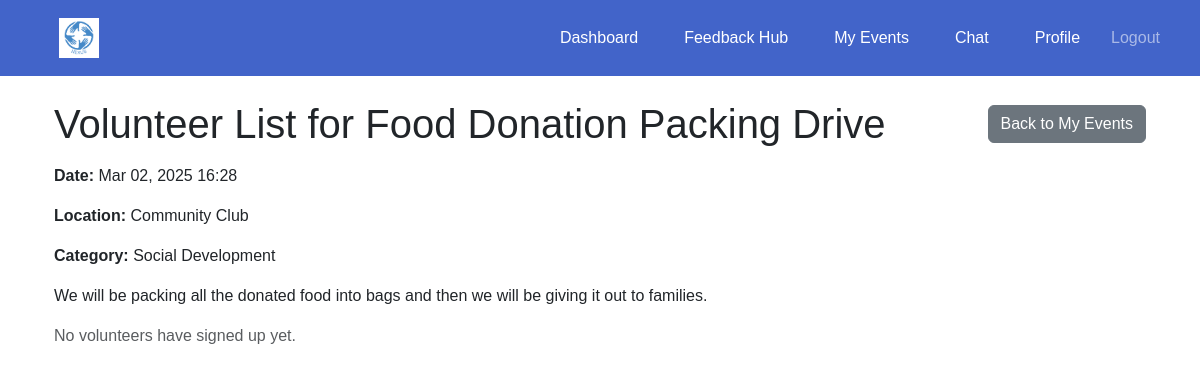
Before: /events/volunteer-list/3/ (signed in) with the older database file.
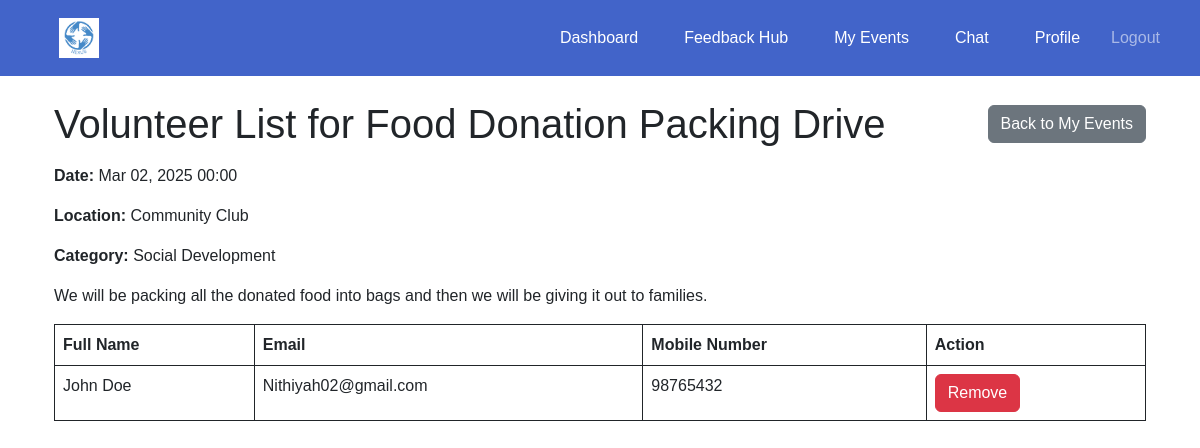
After: the same page with the newer database file.
### events/models.py (models this page shows, shortened)
class Event(models.Model):
    CATEGORY_CHOICES = [
        ('education', 'Education'),
        ('social development', 'Social Development'),
        ('senior citizen', 'Senior Citizen'),
    ]
    organisation = models.ForeignKey(settings.AUTH_USER_MODEL, on_delete=models.CASCADE)
    name = models.CharField(max_length=255)
    description = models.TextField()
    date = models.DateTimeField()
    start_time = models.TimeField(default=time(9, 0))  # Default: 09:00 AM
    end_time = models.TimeField(default=time(17, 0))  # Default: 05:00 PM
    location = models.CharField(max_length=255)
    volunteers_needed = models.PositiveIntegerField()
    roles_responsibilities = models.TextField()
    category = models.CharField(max_length=50, choices=CATEGORY_CHOICES, blank=False, default='Education')

class VolunteerEvent(models.Model):
    STATUS_CHOICES = [
        ('Registered', 'Registered'),
        ('Waiting List', 'Waiting List'),
    ]
    event = models.ForeignKey(Event, on_delete=models.CASCADE, related_name="registered_volunteers")
    volunteer = models.ForeignKey(settings.AUTH_USER_MODEL, on_delete=models.CASCADE, related_name="registered_events")
    registered_at = models.DateTimeField(auto_now_add=True)
    status = models.CharField(max_length=20, choices=STATUS_CHOICES, default='Registered')
    class Meta:
        unique_together = ('event', 'volunteer')  # Prevent duplicate registrations

### accounts/models.py (models this page shows, shortened)
class CustomUser(AbstractUser):
    USER_TYPE_CHOICES = [
        ('volunteer', 'Volunteer'),
        ('organisation', 'Organisation'),
    ]
    user_type = models.CharField(max_length=20, choices=USER_TYPE_CHOICES)
    contact_number = models.CharField(max_length=10, blank= True, null=True)
    full_name = models.CharField(max_length=255, blank=True, null=True)
    personnel_name = models.CharField(max_length=255, blank=True, null=True)
    profile_picture = models.ImageField(upload_to='profile_pics', blank=True, null=True)

### events/views.py (the view)
# urls.py: path('volunteer-list/<int:event_id>/', views.volunteer_list, name='volunteer_list'),
@login_required
def volunteer_list(request, event_id):
    event = get_object_or_404(Event, id=event_id, organisation=request.user)
    volunteers = VolunteerEvent.objects.filter(event=event)  # Get all volunteers for this event
    return render(request, "events/volunteer_list.html", {
        "event": event,
        "volunteers": volunteers,
    })

### events/templates/events/volunteer_list.html (shortened to what this page needs)
{% extends "base.html" %}
{% block content %}
<div class="container mt-4">
    <div class="d-flex justify-content-between align-items-center mb-3">
        <h1 class="mb-0">Volunteer List for {{ event.name }}</h1>
        <a href="{% url 'events:organisation_events' %}" class="btn btn-secondary">Back to My Events</a>
    </div>
    <p><strong>Date:</strong> {{ event.date|date:"M d, Y H:i" }}</p>
    <p><strong>Location:</strong> {{ event.location }}</p>
    <p><strong>Category:</strong> {{ event.get_category_display }}</p>
    <p>{{ event.description }}</p>
    {% if volunteers %}
        <div class="table-responsive" style="max-height: 400px; overflow-y: auto;">
            <table class="table table-bordered border-dark">
                <thead class="bg-primary text-white">
                    <tr>
                        <th class="border-dark">Full Name</th>
                        <th class="border-dark">Email</th>
                        <th class="border-dark">Mobile Number</th>
                        <th class="border-dark">Action</th>
                    </tr>
                </thead>
                <tbody>
                    {% for registration in volunteers %}
                        <tr>
                            <td class="border-dark">{{ registration.volunteer.full_name }}</td>
                            <td class="border-dark">{{ registration.volunteer.email }}</td>
                            <td class="border-dark">{{ registration.volunteer.contact_number }}</td>
                            <td class="border-dark">
                                <form action="{% url 'events:remove_volunteer' registration.id %}" method="post">
                                    <button type="submit" class="btn btn-danger">Remove</button>
                                </form>
                            </td>
                        </tr>
                    {% endfor %}
                </tbody>
            </table>
        </div>
    {% else %}
        <p class="text-muted">No volunteers have signed up yet.</p>
    {% endif %}
</div>
{% endblock %}

Changed rows visible on the page:
changed Event "Food Donation Packing Drive": date "Mar 02, 2025 16:28" → "Mar 02, 2025 00:00"
added VolunteerEvent: volunteer.full_name "John Doe", volunteer.email "Nithiyah02@gmail.com", volunteer.contact_number "98765432"
Other visible differences:
text no longer shown: "No volunteers have signed up yet."
text now shown: "Full Name Email Mobile Number Action"
